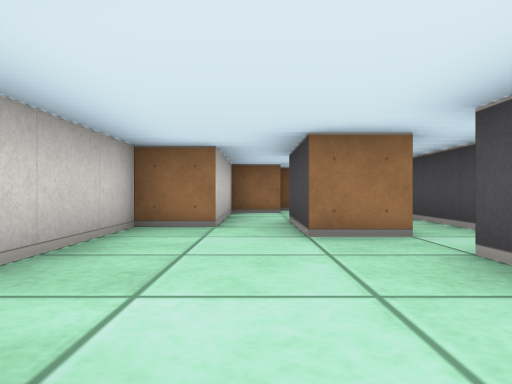
view 1 (above)

13 first-person views from a walk through a cub3D level. The camera is about half as high as the walls, looks level and sees 70° across. The floor is counted in squares. Each view is taken from the middle of a square. On the plan, view 1 faces up. The plan holds only what a view shows up to about 9 squares ahead; the rest is blank.

view 2
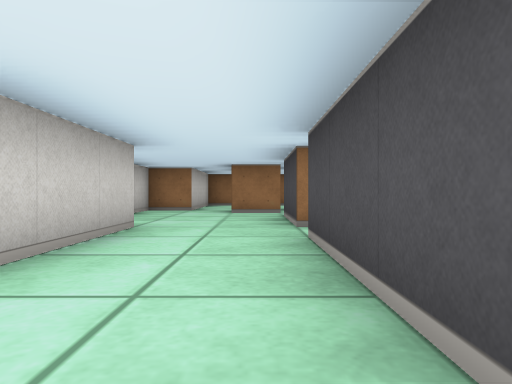

view 3
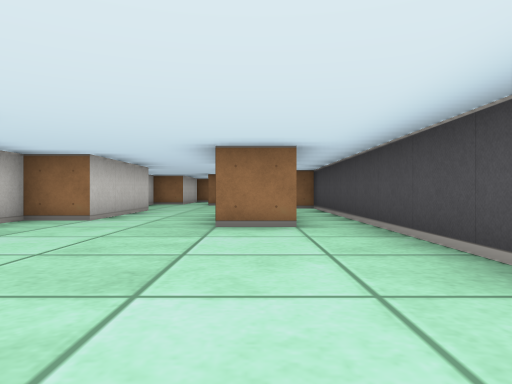

view 4
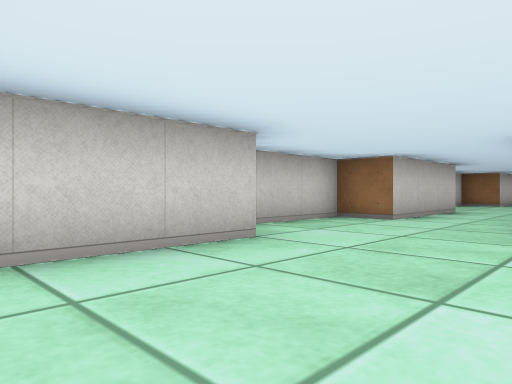

view 5
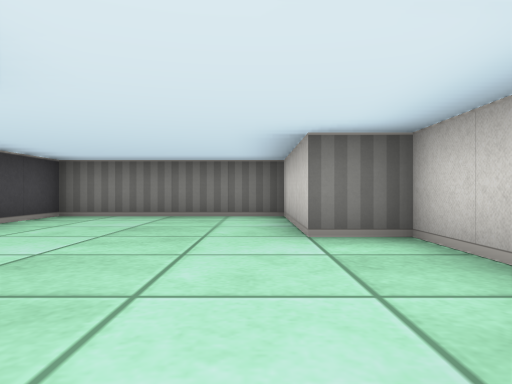

view 6
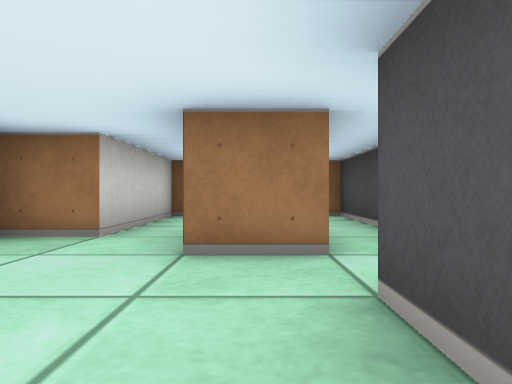

view 7
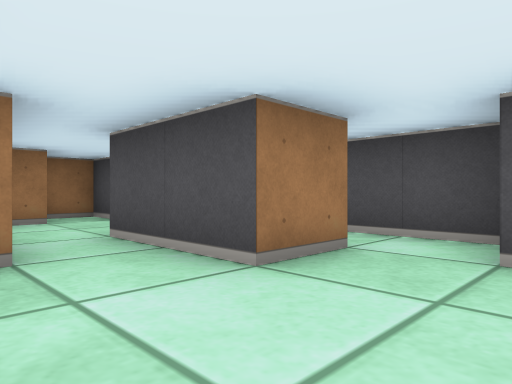

view 8
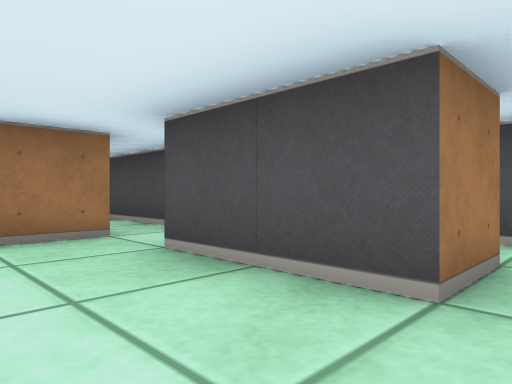

view 9
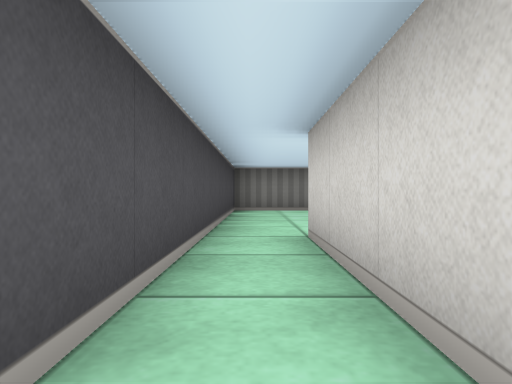

view 10
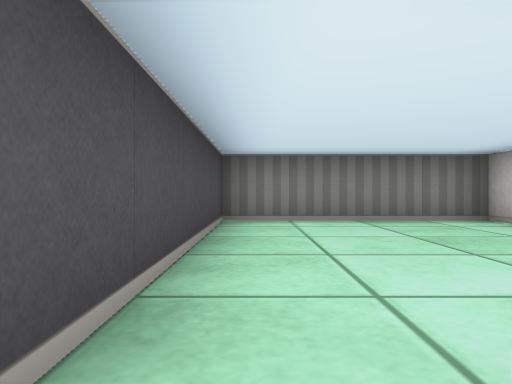

view 11
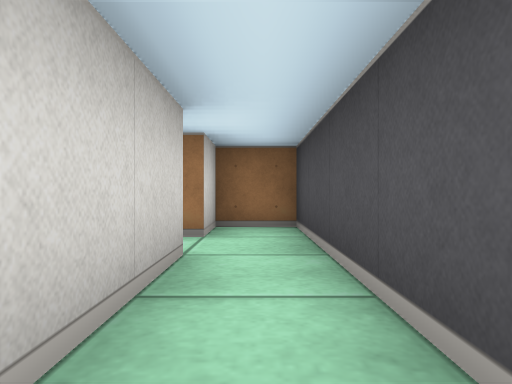

view 12
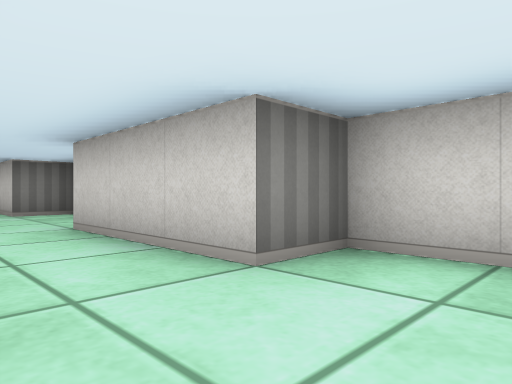

view 13
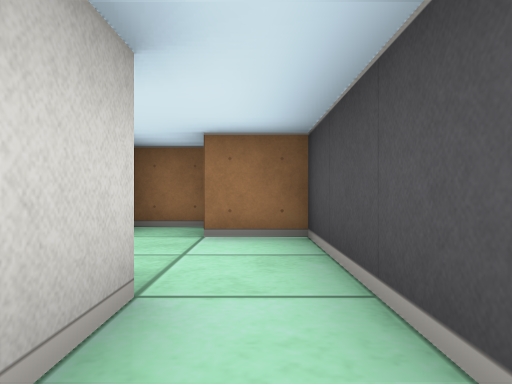

### Floor plan
Ten units are one square. View 1 is at (0, 0); x grows to the right and y downward. Boxes are objects, and circles mark ways between rooms. Rooms are numbered by the first view taken in them; rooms with no view inside come last. Other rooms are left out.
<svg viewBox="-20 -90 60 180">
<path fill="none" stroke="#000" d="M25 5 25 35 15 35 15 5M25 -26 25 -55M16 -35 5 -35 5 -55M15 -55 15 -46M-5 -55 -5 -45 -15 -45 -15 -5 -5 -5 -5 25 -15 25 -15 55 -5 55 -5 85 35 85 35 -15 25 -15 25 -5 15 -5 15 -25M6 -75 -5 -75 -5 -55M15 -78 15 -85 5 -85M25 -55 25 -75 15 -75"/>
<circle cx="0" cy="-50" r="3" fill="#2a7"/>
<circle cx="20" cy="-45" r="3" fill="#2a7"/>
<text x="10" y="20">1</text>
<text x="10" y="-70">2</text>
</svg>
Room 1 opens to room 2.

Where each view was taken, in squares from view 1:
view 1: 0 up, 0 right, facing up
view 2: 4 down, 1 right, facing up
view 3: 8 down, 2 right, facing up
view 4: 8 down, 2 right, facing up-left
view 5: 2 down, 0 right, facing down
view 6: 1 up, 1 right, facing up
view 7: 2 up, 1 left, facing up-right
view 8: 0 up, 0 right, facing up-right
view 9: 0 up, 3 right, facing down
view 10: 3 down, 3 right, facing down
view 11: 3 down, 3 right, facing up
view 12: 2 up, 1 right, facing down-left
view 13: 4 up, 2 right, facing up
